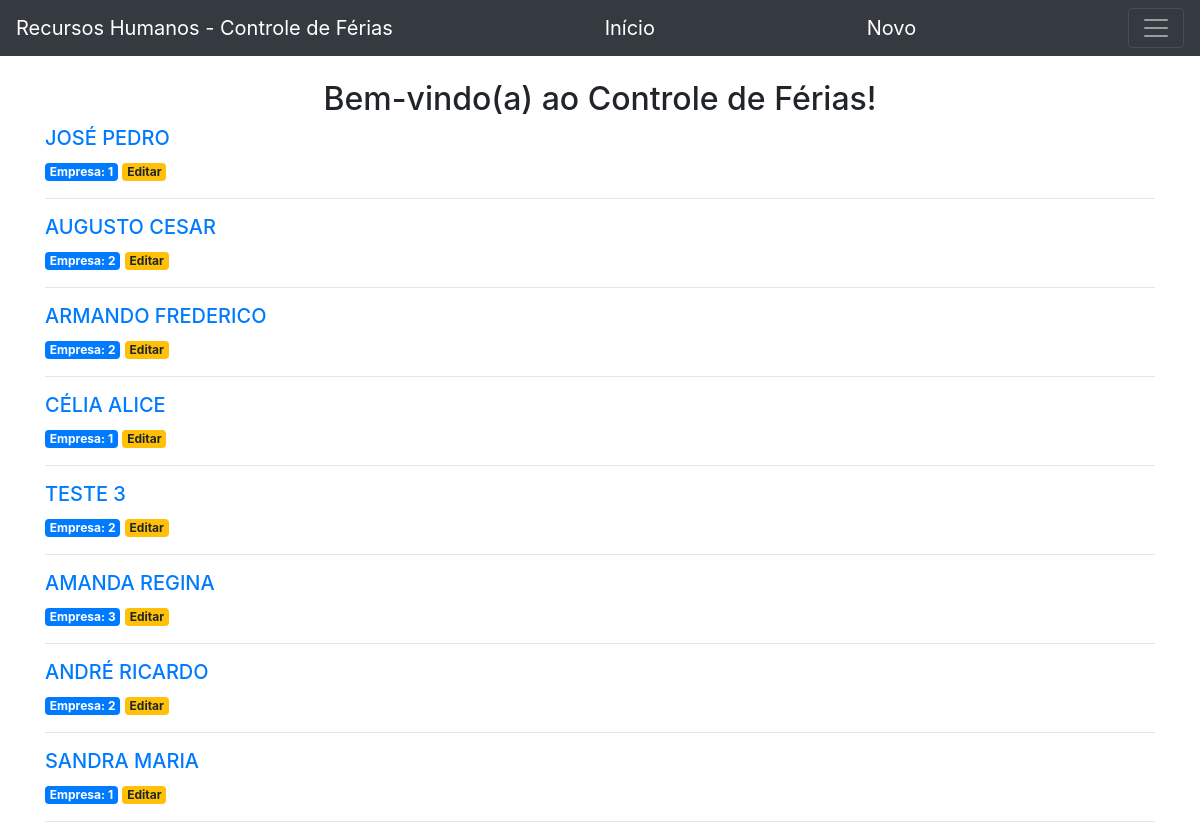
Before: / with the older database file.
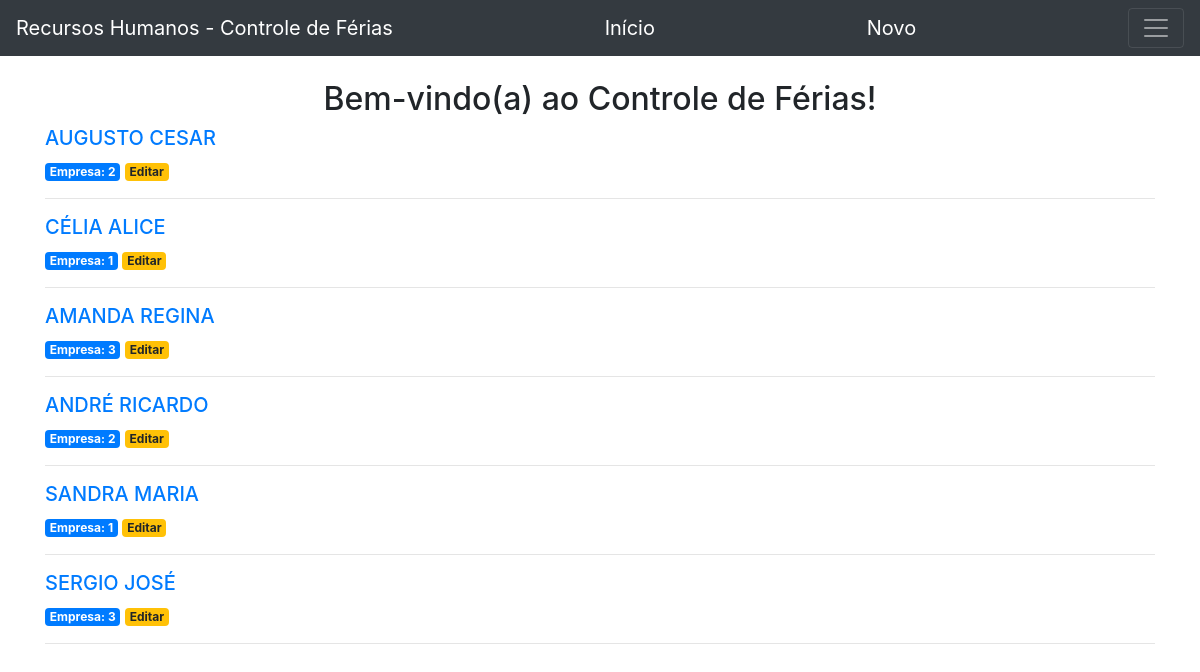
After: the same page with the newer database file.
### app.py (models this page shows)
class Controle_ferias(db.Model):
    id = db.Column(db.Integer, primary_key=True)
    empresaid = db.Column(db.Integer, nullable=False)
    pessoa = db.Column(db.String(60), nullable=False)
    data_inicio_ferias = db.Column(db.Date)
    data_fim_ferias = db.Column(db.Date)
    valor_ferias = db.Column(db.Float, nullable=False)

### app.py (the view)
@app.route('/')
def index():
    cf = Controle_ferias.query.all()
    return render_template('index.html', cf=cf)

### templates/index.html
{% extends 'base.html' %}
{% block content %}
    <br><div><h2 >{% block title %}<center> Bem-vindo(a) ao Controle de Férias! </center>{% endblock title %}</h2></div>
    {% for cf2 in cf %}
        <a href="{{ url_for('cf2', cf2_id=cf2['id']) }}">
            <h5 style="text-transform:uppercase">{{ cf2.pessoa }}
            </h5>
        </a>
        <span class="badge badge-primary"> Empresa: {{ cf2['empresaid'] }} </span>
        <a href="{{ url_for('editar', cf2_id=cf2['id']) }}">
            <span class="badge badge-warning">Editar</span>
        </a>
        <hr>
    {% endfor %}
{% endblock %}

### templates/base.html (shortened to what this page needs)
<!doctype html>
<html lang='pt-BR'>
    <head>
        <link rel="stylesheet" href="https://cdn.jsdelivr.net/npm/bootstrap@4.6.0/dist/css/bootstrap.min.css">
        <link rel="stylesheet" href="<link href="https://cdn.jsdelivr.net/npm/bootstrap@5.1.3/dist/css/bootstrap.min.css" rel="stylesheet">
    </head>
    <body>
<nav class="navbar navbar-dark bg-dark">
  <a class="navbar-brand" href="">Recursos Humanos - Controle de Férias</a>
  <a class="navbar-brand" href="http://localhost:5000">Início</a>
  <a class="navbar-brand" href="novo">Novo</a>
    <button class="navbar-toggler" type="button" data-toggle="collapse" data-target="#conteudoNavbarSuportado" aria-controls="conteudoNavbarSuportado" aria-expanded="false" aria-label="Alterna navegação">
    <span class="navbar-toggler-icon"></span>
  </button>
</nav>
        <div class="container">
            {% block content  %}{% endblock content  %}
        </div>
    </body>
</html>

Changed rows visible on the page:
removed Controle_ferias: pessoa "JOSÉ PEDRO", empresaid "1"
removed Controle_ferias: pessoa "ARMANDO FREDERICO", empresaid "2"
removed Controle_ferias: pessoa "TESTE 3", empresaid "2"
added Controle_ferias: pessoa "SERGIO JOSÉ", empresaid "3"
